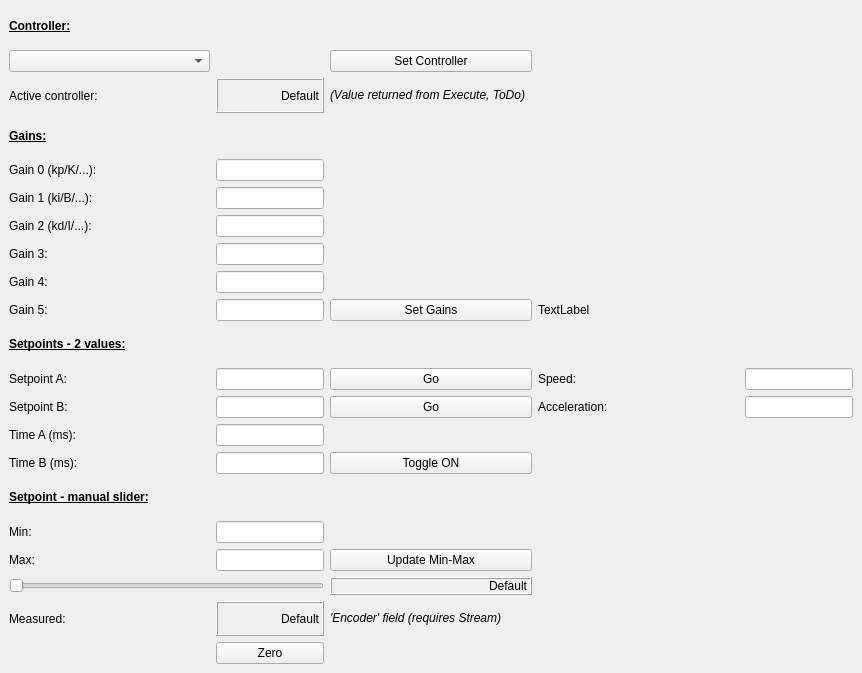
    <widget class="QWidget" name="control">
     <attribute name="title">
      <string>Control</string>
     </attribute>
     <widget class="QWidget" name="gridLayoutWidget_7">
      <property name="geometry">
       <rect>
        <x>9</x>
        <y>9</y>
        <width>844</width>
        <height>655</height>
       </rect>
      </property>
      <layout class="QGridLayout" name="gridLayout_8">
       <item row="13" column="3">
        <widget class="QLabel" name="label_66">
         <property name="text">
          <string>Acceleration:</string>
         </property>
        </widget>
       </item>
       <item row="12" column="4">
        <widget class="QLineEdit" name="control_trapeze_spd">
         <property name="sizePolicy">
          <sizepolicy hsizetype="Fixed" vsizetype="Fixed">
           <horstretch>0</horstretch>
           <verstretch>0</verstretch>
          </sizepolicy>
         </property>
         <property name="alignment">
          <set>Qt::AlignRight|Qt::AlignTrailing|Qt::AlignVCenter</set>
         </property>
        </widget>
       </item>
       <item row="12" column="3">
        <widget class="QLabel" name="label_65">
         <property name="text">
          <string>Speed:</string>
         </property>
        </widget>
       </item>
       <item row="18" column="0">
        <widget class="QLabel" name="label_59">
         <property name="text">
          <string>Min:</string>
         </property>
        </widget>
       </item>
       <item row="2" column="2" colspan="2">
        <widget class="QLabel" name="textLabel_Gains_2">
         <property name="text">
          <string>&lt;html&gt;&lt;head/&gt;&lt;body&gt;&lt;p&gt;&lt;span style=&quot; font-style:italic;&quot;&gt;(Value returned from Execute, ToDo)&lt;/span&gt;&lt;/p&gt;&lt;/body&gt;&lt;/html&gt;</string>
         </property>
        </widget>
       </item>
       <item row="15" column="0">
        <widget class="QLabel" name="label_62">
         <property name="text">
          <string>Time B (ms):</string>
         </property>
        </widget>
       </item>
       <item row="15" column="1">
        <widget class="QLineEdit" name="control_toggle_delayB">
         <property name="sizePolicy">
          <sizepolicy hsizetype="Fixed" vsizetype="Fixed">
           <horstretch>0</horstretch>
           <verstretch>0</verstretch>
          </sizepolicy>
         </property>
         <property name="alignment">
          <set>Qt::AlignRight|Qt::AlignTrailing|Qt::AlignVCenter</set>
         </property>
        </widget>
       </item>
       <item row="7" column="1">
        <widget class="QLineEdit" name="control_g3">
         <property name="sizePolicy">
          <sizepolicy hsizetype="Fixed" vsizetype="Fixed">
           <horstretch>0</horstretch>
           <verstretch>0</verstretch>
          </sizepolicy>
         </property>
         <property name="alignment">
          <set>Qt::AlignRight|Qt::AlignTrailing|Qt::AlignVCenter</set>
         </property>
        </widget>
       </item>
       <item row="19" column="1">
        <widget class="QLineEdit" name="control_slider_max">
         <property name="sizePolicy">
          <sizepolicy hsizetype="Fixed" vsizetype="Fixed">
           <horstretch>0</horstretch>
           <verstretch>0</verstretch>
          </sizepolicy>
         </property>
         <property name="alignment">
          <set>Qt::AlignRight|Qt::AlignTrailing|Qt::AlignVCenter</set>
         </property>
        </widget>
       </item>
       <item row="13" column="1">
        <widget class="QLineEdit" name="control_setp_b">
         <property name="sizePolicy">
          <sizepolicy hsizetype="Fixed" vsizetype="Fixed">
           <horstretch>0</horstretch>
           <verstretch>0</verstretch>
          </sizepolicy>
         </property>
         <property name="alignment">
          <set>Qt::AlignRight|Qt::AlignTrailing|Qt::AlignVCenter</set>
         </property>
        </widget>
       </item>
       <item row="9" column="2">
        <widget class="QPushButton" name="pushButton_SetGains">
         <property name="text">
          <string>Set Gains</string>
         </property>
        </widget>
       </item>
       <item row="19" column="0">
        <widget class="QLabel" name="label_60">
         <property name="text">
          <string>Max:</string>
         </property>
        </widget>
       </item>
       <item row="20" column="0" colspan="2">
        <widget class="QSlider" name="hSlider_Ctrl">
         <property name="minimum">
          <number>55</number>
         </property>
         <property name="maximum">
          <number>155</number>
         </property>
         <property name="orientation">
          <enum>Qt::Horizontal</enum>
         </property>
        </widget>
       </item>
       <item row="6" column="1">
        <widget class="QLineEdit" name="control_g2">
         <property name="sizePolicy">
          <sizepolicy hsizetype="Fixed" vsizetype="Fixed">
           <horstretch>0</horstretch>
           <verstretch>0</verstretch>
          </sizepolicy>
         </property>
         <property name="alignment">
          <set>Qt::AlignRight|Qt::AlignTrailing|Qt::AlignVCenter</set>
         </property>
        </widget>
       </item>
       <item row="9" column="1">
        <widget class="QLineEdit" name="control_g5">
         <property name="sizePolicy">
          <sizepolicy hsizetype="Fixed" vsizetype="Fixed">
           <horstretch>0</horstretch>
           <verstretch>0</verstretch>
          </sizepolicy>
         </property>
         <property name="alignment">
          <set>Qt::AlignRight|Qt::AlignTrailing|Qt::AlignVCenter</set>
         </property>
        </widget>
       </item>
       <item row="19" column="2">
        <widget class="QPushButton" name="pushButton_CtrlMinMax">
         <property name="text">
          <string>Update Min-Max</string>
         </property>
        </widget>
       </item>
       <item row="2" column="1">
        <widget class="QLabel" name="disp_active_controller">
         <property name="autoFillBackground">
          <bool>false</bool>
         </property>
         <property name="frameShape">
          <enum>QFrame::Box</enum>
         </property>
         <property name="frameShadow">
          <enum>QFrame::Raised</enum>
         </property>
         <property name="lineWidth">
          <number>1</number>
         </property>
         <property name="text">
          <string>Default</string>
         </property>
         <property name="alignment">
          <set>Qt::AlignRight|Qt::AlignTrailing|Qt::AlignVCenter</set>
         </property>
        </widget>
       </item>
       <item row="7" column="0">
        <widget class="QLabel" name="label_51">
         <property name="text">
          <string>Gain 3:</string>
         </property>
        </widget>
       </item>
       <item row="3" column="0">
        <widget class="QLabel" name="label_47">
         <property name="text">
          <string>&lt;html&gt;&lt;head/&gt;&lt;body&gt;&lt;p&gt;&lt;span style=&quot; font-weight:600; text-decoration: underline;&quot;&gt;Gains:&lt;/span&gt;&lt;/p&gt;&lt;/body&gt;&lt;/html&gt;</string>
         </property>
        </widget>
       </item>
       <item row="13" column="0">
        <widget class="QLabel" name="label_56">
         <property name="text">
          <string>Setpoint B:</string>
         </property>
        </widget>
       </item>
       <item row="9" column="0">
        <widget class="QLabel" name="label_53">
         <property name="text">
          <string>Gain 5:</string>
         </property>
        </widget>
       </item>
       <item row="22" column="2">
        <spacer name="horizontalSpacer_2">
         <property name="orientation">
          <enum>Qt::Horizontal</enum>
         </property>
         <property name="sizeType">
          <enum>QSizePolicy::Fixed</enum>
         </property>
         <property name="sizeHint" stdset="0">
          <size>
           <width>150</width>
           <height>20</height>
          </size>
         </property>
        </spacer>
       </item>
       <item row="4" column="0">
        <widget class="QLabel" name="label_48">
         <property name="text">
          <string>Gain 0 (kp/K/...):</string>
         </property>
        </widget>
       </item>
       <item row="17" column="0" colspan="2">
        <widget class="QLabel" name="label_58">
         <property name="text">
          <string>&lt;html&gt;&lt;head/&gt;&lt;body&gt;&lt;p&gt;&lt;span style=&quot; font-weight:600; text-decoration: underline;&quot;&gt;Setpoint - manual slider:&lt;/span&gt;&lt;/p&gt;&lt;/body&gt;&lt;/html&gt;</string>
         </property>
        </widget>
       </item>
       <item row="5" column="0">
        <widget class="QLabel" name="label_49">
         <property name="text">
          <string>Gain 1 (ki/B/...):</string>
         </property>
        </widget>
       </item>
       <item row="8" column="1">
        <widget class="QLineEdit" name="control_g4">
         <property name="sizePolicy">
          <sizepolicy hsizetype="Fixed" vsizetype="Fixed">
           <horstretch>0</horstretch>
           <verstretch>0</verstretch>
          </sizepolicy>
         </property>
         <property name="alignment">
          <set>Qt::AlignRight|Qt::AlignTrailing|Qt::AlignVCenter</set>
         </property>
        </widget>
       </item>
       <item row="8" column="0">
        <widget class="QLabel" name="label_52">
         <property name="text">
          <string>Gain 4:</string>
         </property>
        </widget>
       </item>
       <item row="0" column="0">
        <widget class="QLabel" name="label_46">
         <property name="text">
          <string>&lt;html&gt;&lt;head/&gt;&lt;body&gt;&lt;p&gt;&lt;span style=&quot; font-weight:600; text-decoration: underline;&quot;&gt;Controller:&lt;/span&gt;&lt;/p&gt;&lt;/body&gt;&lt;/html&gt;</string>
         </property>
        </widget>
       </item>
       <item row="12" column="1">
        <widget class="QLineEdit" name="control_setp_a">
         <property name="sizePolicy">
          <sizepolicy hsizetype="Fixed" vsizetype="Fixed">
           <horstretch>0</horstretch>
           <verstretch>0</verstretch>
          </sizepolicy>
         </property>
         <property name="alignment">
          <set>Qt::AlignRight|Qt::AlignTrailing|Qt::AlignVCenter</set>
         </property>
        </widget>
       </item>
       <item row="1" column="0">
        <widget class="QComboBox" name="comboBox_ctrl_list"/>
       </item>
       <item row="11" column="0" colspan="2">
        <widget class="QLabel" name="label_54">
         <property name="text">
          <string>&lt;html&gt;&lt;head/&gt;&lt;body&gt;&lt;p&gt;&lt;span style=&quot; font-weight:600; text-decoration: underline;&quot;&gt;Setpoints - 2 values:&lt;/span&gt;&lt;/p&gt;&lt;/body&gt;&lt;/html&gt;</string>
         </property>
        </widget>
       </item>
       <item row="5" column="1">
        <widget class="QLineEdit" name="control_g1">
         <property name="sizePolicy">
          <sizepolicy hsizetype="Fixed" vsizetype="Fixed">
           <horstretch>0</horstretch>
           <verstretch>0</verstretch>
          </sizepolicy>
         </property>
         <property name="alignment">
          <set>Qt::AlignRight|Qt::AlignTrailing|Qt::AlignVCenter</set>
         </property>
        </widget>
       </item>
       <item row="20" column="2">
        <widget class="QLabel" name="disp_slider">
         <property name="autoFillBackground">
          <bool>false</bool>
         </property>
         <property name="frameShape">
          <enum>QFrame::Box</enum>
         </property>
         <property name="frameShadow">
          <enum>QFrame::Raised</enum>
         </property>
         <property name="lineWidth">
          <number>1</number>
         </property>
         <property name="text">
          <string>Default</string>
         </property>
         <property name="alignment">
          <set>Qt::AlignRight|Qt::AlignTrailing|Qt::AlignVCenter</set>
         </property>
        </widget>
       </item>
       <item row="12" column="2">
        <widget class="QPushButton" name="pushButton_setp_a_go">
         <property name="text">
          <string>Go</string>
         </property>
        </widget>
       </item>
       <item row="6" column="0">
        <widget class="QLabel" name="label_50">
         <property name="text">
          <string>Gain 2 (kd/I/...):</string>
         </property>
        </widget>
       </item>
       <item row="12" column="0">
        <widget class="QLabel" name="label_55">
         <property name="text">
          <string>Setpoint A:</string>
         </property>
        </widget>
       </item>
       <item row="2" column="0">
        <widget class="QLabel" name="label_45">
         <property name="text">
          <string>Active controller:</string>
         </property>
        </widget>
       </item>
       <item row="13" column="2">
        <widget class="QPushButton" name="pushButton_setp_b_go">
         <property name="text">
          <string>Go</string>
         </property>
        </widget>
       </item>
       <item row="4" column="1">
        <widget class="QLineEdit" name="control_g0">
         <property name="sizePolicy">
          <sizepolicy hsizetype="Fixed" vsizetype="Fixed">
           <horstretch>0</horstretch>
           <verstretch>0</verstretch>
          </sizepolicy>
         </property>
         <property name="alignment">
          <set>Qt::AlignRight|Qt::AlignTrailing|Qt::AlignVCenter</set>
         </property>
        </widget>
       </item>
       <item row="22" column="0">
        <spacer name="horizontalSpacer">
         <property name="orientation">
          <enum>Qt::Horizontal</enum>
         </property>
         <property name="sizeType">
          <enum>QSizePolicy::Fixed</enum>
         </property>
         <property name="sizeHint" stdset="0">
          <size>
           <width>150</width>
           <height>20</height>
          </size>
         </property>
        </spacer>
       </item>
       <item row="1" column="2">
        <widget class="QPushButton" name="pushButton_SetController">
         <property name="text">
          <string>Set Controller</string>
         </property>
        </widget>
       </item>
       <item row="18" column="1">
        <widget class="QLineEdit" name="control_slider_min">
         <property name="sizePolicy">
          <sizepolicy hsizetype="Fixed" vsizetype="Fixed">
           <horstretch>0</horstretch>
           <verstretch>0</verstretch>
          </sizepolicy>
         </property>
         <property name="alignment">
          <set>Qt::AlignRight|Qt::AlignTrailing|Qt::AlignVCenter</set>
         </property>
        </widget>
       </item>
       <item row="14" column="0">
        <widget class="QLabel" name="label_61">
         <property name="text">
          <string>Time A (ms):</string>
         </property>
        </widget>
       </item>
       <item row="15" column="2">
        <widget class="QPushButton" name="pushButton_toggle">
         <property name="text">
          <string>Toggle ON</string>
         </property>
        </widget>
       </item>
       <item row="14" column="1">
        <widget class="QLineEdit" name="control_toggle_delayA">
         <property name="sizePolicy">
          <sizepolicy hsizetype="Fixed" vsizetype="Fixed">
           <horstretch>0</horstretch>
           <verstretch>0</verstretch>
          </sizepolicy>
         </property>
         <property name="alignment">
          <set>Qt::AlignRight|Qt::AlignTrailing|Qt::AlignVCenter</set>
         </property>
        </widget>
       </item>
       <item row="21" column="0">
        <widget class="QLabel" name="label_57">
         <property name="text">
          <string>Measured:</string>
         </property>
        </widget>
       </item>
       <item row="21" column="1">
        <widget class="QLabel" name="disp_meas_val">
         <property name="autoFillBackground">
          <bool>false</bool>
         </property>
         <property name="frameShape">
          <enum>QFrame::Box</enum>
         </property>
         <property name="frameShadow">
          <enum>QFrame::Raised</enum>
         </property>
         <property name="lineWidth">
          <number>1</number>
         </property>
         <property name="text">
          <string>Default</string>
         </property>
         <property name="alignment">
          <set>Qt::AlignRight|Qt::AlignTrailing|Qt::AlignVCenter</set>
         </property>
        </widget>
       </item>
       <item row="13" column="4">
        <widget class="QLineEdit" name="control_trapeze_acc">
         <property name="sizePolicy">
          <sizepolicy hsizetype="Fixed" vsizetype="Fixed">
           <horstretch>0</horstretch>
           <verstretch>0</verstretch>
          </sizepolicy>
         </property>
         <property name="alignment">
          <set>Qt::AlignRight|Qt::AlignTrailing|Qt::AlignVCenter</set>
         </property>
        </widget>
       </item>
       <item row="9" column="3">
        <widget class="QLabel" name="textLabel_Gains">
         <property name="text">
          <string>TextLabel</string>
         </property>
        </widget>
       </item>
       <item row="21" column="2" colspan="3">
        <widget class="QLabel" name="textLabel_Gains_3">
         <property name="text">
          <string>&lt;html&gt;&lt;head/&gt;&lt;body&gt;&lt;p&gt;&lt;span style=&quot; font-style:italic;&quot;&gt;'Encoder' field  (requires Stream)&lt;/span&gt;&lt;/p&gt;&lt;/body&gt;&lt;/html&gt;</string>
         </property>
        </widget>
       </item>
       <item row="22" column="1">
        <widget class="QPushButton" name="ctrl_encoder_zero">
         <property name="text">
          <string>Zero</string>
         </property>
        </widget>
       </item>
      </layout>
     </widget>
    </widget>
